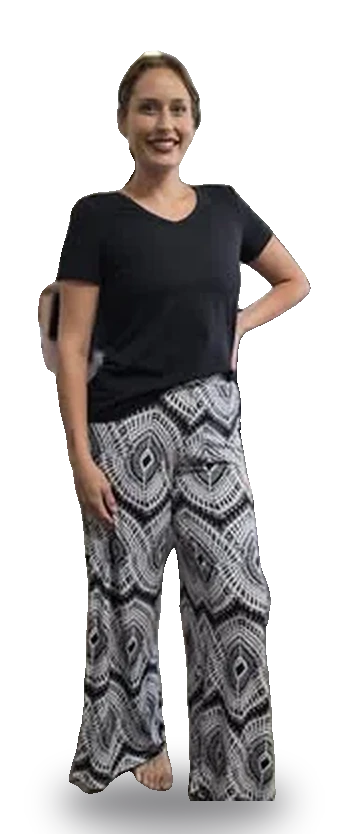
#> input picture assets/beyoutiful-black-t-shirt-geometric-wide-leg-pants-cutout.webp, 350 x 834 px
$ python trim-logo.py ../../assets/beyoutiful-black-t-shirt-geometric-wide-leg-pants-cutout.webp ../../assets/beyoutiful-blue-leaf-print-top-white-pants-store-model-cutout.webp
#> lines starting #> are read from the running program, lines starting #| are printed output that depends on the picture; after the words box and inside, x2 and y2 are one past the last pixel; in counts of white or black regions, pixels touching at a corner belong together
#!/usr/bin/env python3
"""Tight-crop a transparent logo and emit a white knockout of it.

Usage:
  python3 scripts/declutter/trim-logo.py \
    docs/client-portal/brand/png-source/beyoutiful-lockup-black-source.png \
    docs/client-portal/brand/beyoutiful-lockup

Writes <prefix>-black-trim.png and <prefix>-white-trim.png.
Requires Pillow (pip install pillow).
"""
from __future__ import annotations

import sys
from PIL import Image

ALPHA_FLOOR = 24   # ignore near-invisible antialias haze when finding the bounds
MARGIN = 0.02      # breathing room, as a share of the longest side


def main(src: str, prefix: str) -> None:
    im = Image.open(src).convert("RGBA")
#> im is the input picture: PIL image 350x834 RGBA; mean R, G, B, A 41.6, 38.6, 38.6, 106.9
    mask = im.getchannel("A").point(lambda v: 255 if v > ALPHA_FLOOR else 0)
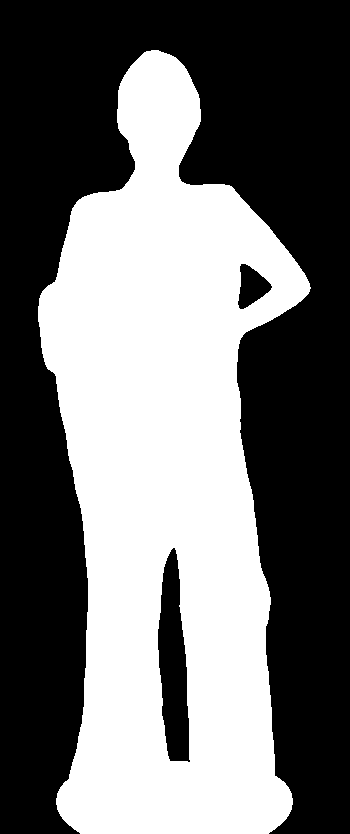
#> mask: PIL image 350x834 L; 44.3% white; 1 white region, box (x1, y1, x2, y2) and area: (38, 50, 311, 834) 129218
    box = mask.getbbox()
#> box = (38, 50, 311, 834)
    if box is None:
        raise SystemExit("source has no visible pixels")
    pad = int(max(box[2] - box[0], box[3] - box[1]) * MARGIN)
#> pad = 15
    crop = im.crop((
        max(0, box[0] - pad), max(0, box[1] - pad),
        min(im.width, box[2] + pad), min(im.height, box[3] + pad),
    ))
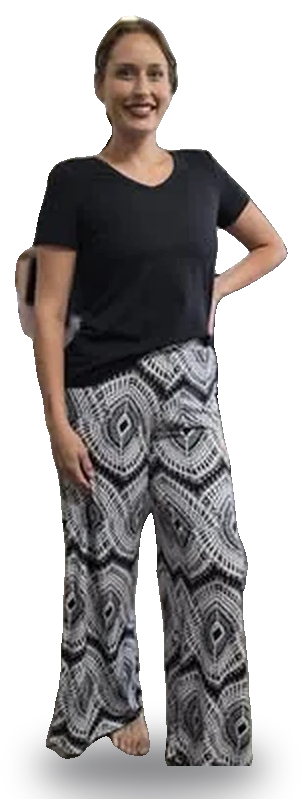
#> crop: PIL image 303x799 RGBA; mean R, G, B, A 50.2, 46.5, 46.5, 128.9; transparent parts drawn white
    crop.save(f"{prefix}-black-trim.png", optimize=True)

    white = Image.new("L", crop.size, 255)
#> white: PIL image 303x799 L; every value is 255
    Image.merge("RGBA", (white, white, white, crop.getchannel("A"))).save(
        f"{prefix}-white-trim.png", optimize=True
    )
    print(f"{crop.width}x{crop.height} -> {prefix}-black-trim.png, {prefix}-white-trim.png")
#| 303x799 -> ../../assets/beyoutiful-blue-leaf-print-top-white-pants-store-model-cutout.webp-black-trim.png, ../../assets/beyoutiful-blue-leaf-print-top-white-pants-store-model-cutout.webp-white-trim.png


if __name__ == "__main__":
    if len(sys.argv) != 3:
        raise SystemExit(__doc__)
    main(sys.argv[1], sys.argv[2])

$ run again, on assets/beyoutiful-blue-tunic-blue-white-printed-pants-cutout.webp
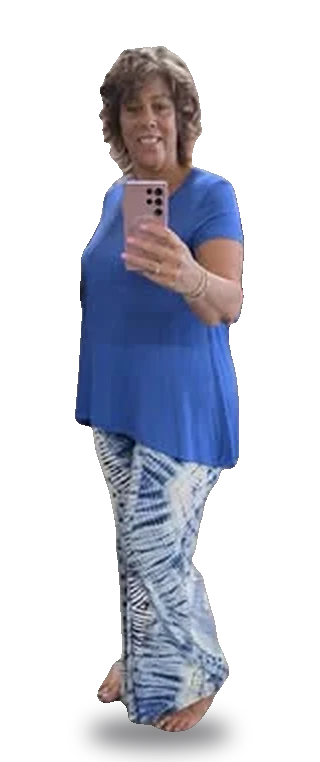
#> input picture assets/beyoutiful-blue-tunic-blue-white-printed-pants-cutout.webp, 320 x 762 px
#> in main, im is the input picture: PIL image 320x762 RGBA; mean R, G, B, A 37.8, 40, 50.4, 84.8
#> in main, `mask = im.getchannel("A").point(lambda v: 255 if v > ALPHA_FLOOR else 0)`:
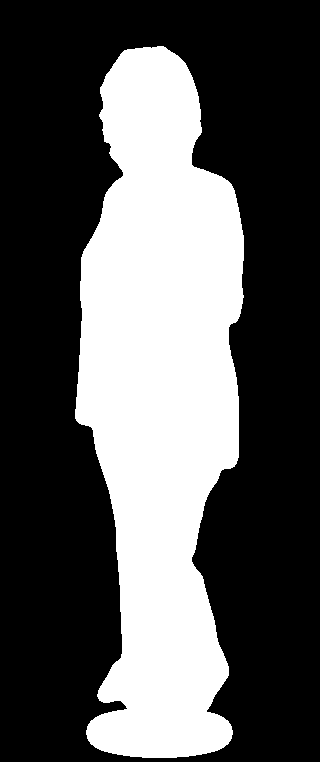
#> mask: PIL image 320x762 L; 34.6% white; 1 white region, box (x1, y1, x2, y2) and area: (75, 46, 244, 758) 84428
#> box = (75, 46, 244, 758)
#> pad = 14
#> in main, `crop = im.crop(( max(0, box[0] - pad), max(0, box[1] - pad), min(im.wi..`:
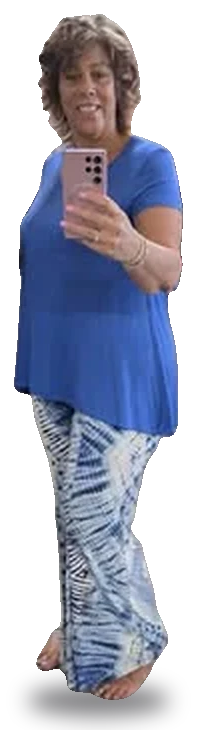
#> crop: PIL image 197x730 RGBA; mean R, G, B, A 64.2, 67.8, 85.4, 143.8; transparent parts drawn white
#> white: PIL image 197x730 L; every value is 255
#| 197x730 -> ../../assets/beyoutiful-blue-tunic-blue-white-printed-pants-cutout.webp-black-trim.png, ../../assets/beyoutiful-blue-tunic-blue-white-printed-pants-cutout.webp-white-trim.png

$ run again, on assets/beyoutiful-pink-green-floral-outfit-pink-beach-tote-cutout.webp
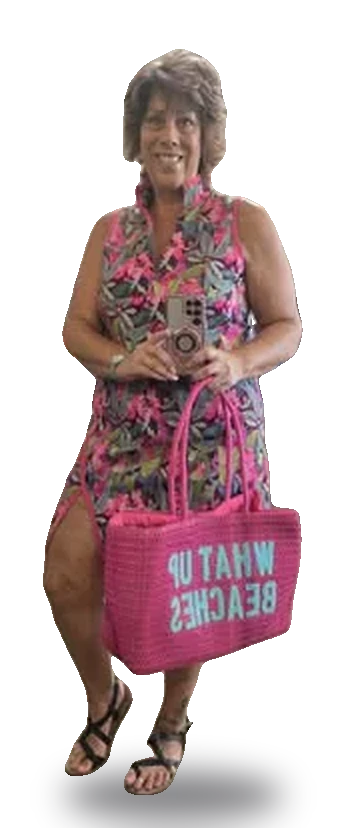
#> input picture assets/beyoutiful-pink-green-floral-outfit-pink-beach-tote-cutout.webp, 347 x 828 px
#> in main, im is the input picture: PIL image 347x828 RGBA; mean R, G, B, A 61.4, 42.5, 44.8, 109.6
#> in main, `mask = im.getchannel("A").point(lambda v: 255 if v > ALPHA_FLOOR else 0)`:
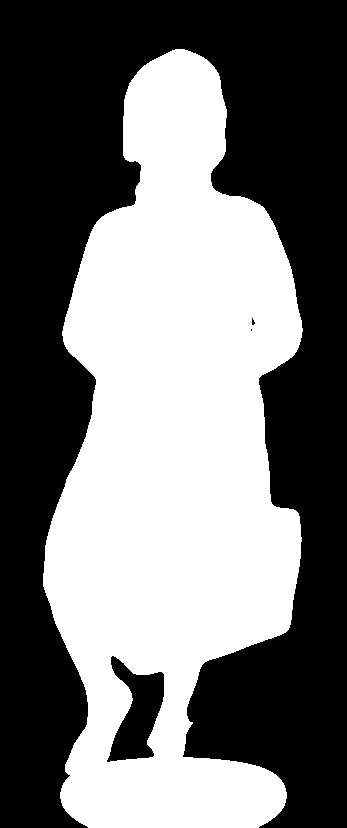
#> mask: PIL image 347x828 L; 45.9% white; 1 white region, box (x1, y1, x2, y2) and area: (43, 49, 303, 828) 131973
#> box = (43, 49, 303, 828)
#> pad = 15
#> in main, `crop = im.crop(( max(0, box[0] - pad), max(0, box[1] - pad), min(im.wi..`:
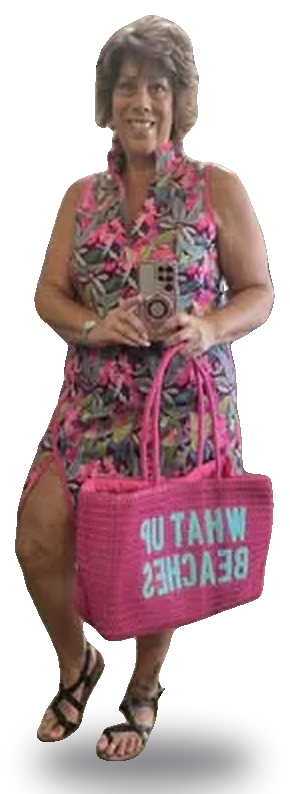
#> crop: PIL image 290x794 RGBA; mean R, G, B, A 76.6, 53, 55.9, 136.8; transparent parts drawn white
#> white: PIL image 290x794 L; every value is 255
#| 290x794 -> ../../assets/beyoutiful-pink-green-floral-outfit-pink-beach-tote-cutout.webp-black-trim.png, ../../assets/beyoutiful-pink-green-floral-outfit-pink-beach-tote-cutout.webp-white-trim.png
